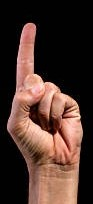
#> input picture 1.jpeg, 93 x 204 px, found by its file name
$ jupyter execute lastDIM.ipynb
#> lines starting #> are read from the running program, lines starting #| are printed output that depends on the picture; after the words box and inside, x2 and y2 are one past the last pixel; in counts of white or black regions, pixels touching at a corner belong together
# Our Data Set

[cell 1]
import numpy as np
import matplotlib.pyplot as plt
import matplotlib.image as mpimg
import cv2
import numpy as np
import math
from matplotlib import pyplot as plt
from PIL import Image
import numpy as np
import matplotlib.pyplot as plt
import matplotlib.image as mpimg
import cv2
import numpy as np
import math
import numpy as np
from PIL import Image, ImageOps
import matplotlib.pyplot as plt
#dataset

image1 = mpimg.imread("/1.jpeg")
#> image1 is the input picture: shape (204, 93, 3); mean R, G, B 78, 53.9, 45.9
image2 = mpimg.imread("/2.jpeg")
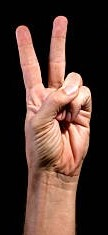
#> input picture 2.jpeg, 108 x 235 px, found by its file name
#> image2 is the input picture: shape (235, 108, 3); mean R, G, B 83.5, 59.3, 51.1
image3 = mpimg.imread("/3.jpeg")
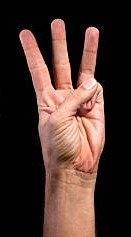
#> input picture 3.jpeg, 131 x 237 px, found by its file name
#> image3 is the input picture: shape (237, 131, 3); mean R, G, B 75.4, 52.7, 45.6
image4 = mpimg.imread("/4.jpeg")
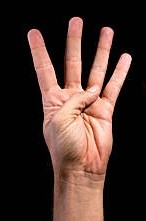
#> input picture 4.jpeg, 146 x 221 px, found by its file name
#> image4 is the input picture: shape (221, 146, 3); mean R, G, B 74, 52.5, 46
image5 = mpimg.imread("/5.jpeg")
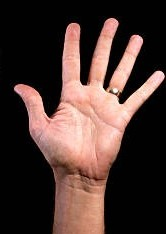
#> input picture 5.jpeg, 166 x 234 px, found by its file name
#> image5 is the input picture: shape (234, 166, 3); mean R, G, B 77.1, 56.3, 51
image6 = mpimg.imread("/live.jpg")
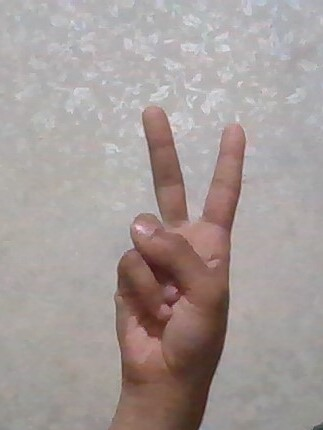
#> input picture live.jpg, 323 x 430 px, found by its file name
#> image6 is the input picture: shape (430, 323, 3); mean R, G, B 165.4, 155.7, 153.2


x_image=[image1,image2,image3,image4,image5,image6]

#some function will help us :)--

[cell 2]
import numpy as np
import matplotlib.pyplot as plt
import matplotlib.image as mpimg
import cv2
import numpy as np
import math
from matplotlib import pyplot as plt
from PIL import Image
import numpy as np
import matplotlib.pyplot as plt
import matplotlib.image as mpimg
import cv2
import numpy as np
import math
import numpy as np
from PIL import Image, ImageOps
import matplotlib.pyplot as plt

#some function will help us :)---------------------------------------------------------------------------------------------


#convert image to gray scale


def rgb_to_gray(img):
            grayImage = np.zeros(img.shape)
            R = np.array(img[:, :, 0])
            G = np.array(img[:, :, 1])
            B = np.array(img[:, :, 2])

            R = (R *.299)
            G = (G *.587)
            B = (B *.114)

            Avg = (R+G+B)
            grayImage = img.copy()

            for i in range(3):
               grayImage[:,:,i] = Avg

            return grayImage


#padding
def pad(img, kernel):
            r, c = img.shape
            kr, kc = kernel.shape
            padded = np.zeros((r + kr,c + kc), dtype=img.dtype)
            insert = np.uint((kr)/2)
            padded[insert: insert + r, insert: insert + c] = img
            return padded

def calculate_target_size(img_size: int, kernel_size: int) -> int:
            num_pixels = 0

            # From 0 up to img size (if img size = 224, then up to 223)
            for i in range(img_size):
                # Add the kernel size (let's say 3) to the current i
                added = i + kernel_size
                # It must be lower than the image size
                if added <= img_size:
                    # Increment if so
                    num_pixels += 1

            return num_pixels

  #to view the images
def plot_image(img: np.array):
        plt.figure(figsize=(6, 6))
        plt.imshow(img, cmap='gray');

def plot_three_images(img1: np.array, img2: np.array,img3: np.array):
        _, ax = plt.subplots(1, 2, 3, figsize=(12, 6))
        ax[0].imshow(img1, cmap='gray')
        ax[1].imshow(img2, cmap='gray');
        ax[2].imshow(img2, cmap='gray');

#-------------------------------------------------------------------------------------------------------------------------------

# The Functions We will Use In Canny

[cell 3]
##canny functions
#1 - gaussian mask
from matplotlib import pyplot as plt

from PIL import Image

def gaussianmask(size, sigma):
    size = int(size) // 2
    x, y = np.mgrid[-size:size+1, -size:size+1]
    normal = 1 / (2.0 * np.pi * sigma**2)
    g =  np.exp(-((x**2 + y**2) / (2.0*sigma**2))) * normal
    return g


#2- sobel mask
sobelX = np.array((
[-1, 0, 1],
[-2, 0, 2],
[-1, 0, 1]), dtype="int")
# construct the Sobel y-axis kernel
sobelY = np.array((
[-1, -2, -1],
[0, 0, 0],
[1, 2, 1]), dtype="int")


#3- perwitt mask

def prewitt(img):
    Kx = np.array([[1, 1, 1], [0, 0, 0], [-1,-1,-1]], np.float32)
    Ky = np.array([[-1, 0, 1], [-1, 0, 1], [-1, 0, 1]], np.float32)

    Ix = convolute1(img, Kx)
    Iy = convolute1(img, Ky)

    G = np.hypot(Ix, Iy)
    G = G / G.max() * 255
    theta = np.arctan2(Iy, Ix)

    return (G, theta)


#4- #convolute function which take 2 array one for image and another for filter

def convolute1(img: np.array, kernel: np.array) -> np.array:
    # Assuming a rectangular image
    tgt_size = calculate_target_size(
        img_size=img.shape[0],
        kernel_size=kernel.shape[0]
    )
    # To simplify things
    k = kernel.shape[0]

    # 2D array of zeros
    convolved_img = np.zeros(shape=(tgt_size, tgt_size))

    # Iterate over the rows
    for i in range(tgt_size):
        # Iterate over the columns
        for j in range(tgt_size):
            # img[i, j] = individual pixel value
            # Get the current matrix
            mat = img[i:i+k, j:j+k]

            # Apply the convolution - element-wise multiplication and summation of the result
            # Store the result to i-th row and j-th column of our convolved_img array
            convolved_img[i, j] = np.sum(np.multiply(mat, kernel))

    return convolved_img


#5- #  non maximam which return image

def non_maxima_suppression(img, D):
    M, N = img.shape
    Z = np.zeros((M,N), dtype=np.int32)
    angle = D * 180. / np.pi
    angle[angle < 0] += 180


    for i in range(1,M-1):
        for j in range(1,N-1):
            try:
                q = 255
                r = 255

               #angle 0
                if (0 <= angle[i,j] < 22.5) or (157.5 <= angle[i,j] <= 180):
                    q = img[i, j+1]
                    r = img[i, j-1]
                #angle 45
                elif (22.5 <= angle[i,j] < 67.5):
                    q = img[i+1, j-1]
                    r = img[i-1, j+1]
                #angle 90
                elif (67.5 <= angle[i,j] < 112.5):
                    q = img[i+1, j]
                    r = img[i-1, j]
                #angle 135
                elif (112.5 <= angle[i,j] < 157.5):
                    q = img[i-1, j-1]
                    r = img[i+1, j+1]

                if (img[i,j] >= q) and (img[i,j] >= r):
                    Z[i,j] = img[i,j]
                else:
                    Z[i,j] = 0

            except IndexError as e:
                pass

    return Z
#6- #double threshould
def double_threshold(img, lowThresholdRatio=0.05, highThresholdRatio=0.1):

    highThreshold = img.max() * highThresholdRatio;
    lowThreshold = highThreshold * lowThresholdRatio;

    M, N = img.shape
    res = np.zeros((M,N), dtype=np.int32)

    weak = np.int32(25)
    strong = np.int32(255)

    strong_i, strong_j = np.where(img >= highThreshold)
    zeros_i, zeros_j = np.where(img < lowThreshold)

    weak_i, weak_j = np.where((img <= highThreshold) & (img >= lowThreshold))

    res[strong_i, strong_j] = strong
    res[weak_i, weak_j] = weak

    return (res, weak, strong)


#7- edge linking #edgelinking

import numpy as np
import math

def edgeLink(M, Mag, Ori):
  # TODO: your code here
  M=np.squeeze(np.asarray(M))
  Mag=np.squeeze(np.asarray(Mag))
  Muse=M*Mag

  # Hysteresis thresholding
  # for weak edge
  threshold_low = 0.015 #TODO
  threshold_low = threshold_low * Muse.max()
  # for strong edge
  threshold_high = 0.115 #TODO
  threshold_high = threshold_high * Muse.max()

  #print(np.sum(Muse))
  #print(np.sum(threshold_low))
  #print(np.sum(threshold_high))

  if np.sum(Muse)<50000:
      threshold_low=0.01;
      threshold_high=0.02;
      threshold_low = threshold_low * Muse.max()
      threshold_high = threshold_high * Muse.max()
  elif np.sum(Muse)<250000 and np.sum(threshold_low)>2:
      threshold_low=0.02;
      threshold_high=0.04;
      threshold_low = threshold_low * Muse.max()
      threshold_high = threshold_high * Muse.max()
  elif np.sum(Muse)<550000 and np.sum(threshold_low)>2:
      threshold_low=0.015;
      threshold_high=0.06;
      threshold_low = threshold_low * Muse.max()
      threshold_high = threshold_high * Muse.max()

  '''
  (M1,M2,M3,M4,M5,M6)=np.split(Muse, [64,128,192,246,321])
  (M11,M12,M13,M14,M15,M16)=np.split(M1,[96,192,288,384,481],axis=1)
  (M21,M22,M23,M24,M25,M26)=np.split(M2,[96,192,288,384,481],axis=1)
  (M31,M32,M33,M34,M35,M36)=np.split(M3,[96,192,288,384,481],axis=1)
  (M41,M42,M43,M44,M45,M46)=np.split(M4,[96,192,288,384,481],axis=1)
  (M51,M52,M53,M54,M55,M56)=np.split(M5,[96,192,288,384,481],axis=1)
  M11=threshold*M11,max()
  M21=
  '''


  size = np.shape(Mag)
  E = np.zeros(size)
  #linked_edge = hysteresis_thresholding(threshold_low, threshold_high, linked_edge, ed
  #E= M
  is_weak = Muse>threshold_low
  is_strong = Muse>threshold_high

  for i in range(1, size[0]-1):
      for j in range(1, size[1]-1):
          if E[i,j]==0:
              if is_strong[i,j]:
                  E[i,j]=1
                  if Ori[i,j]==0:
                      if (is_weak[i+1,j]):
                          E[i+1,j]=1
                      if (is_weak[i-1,j]):
                          E[i-1,j]=1
                  elif Ori[i,j]>0 and Ori[i,j]<math.pi/4:
                      if (is_weak[i+1,j]):
                          E[i+1,j]=1
                      if (is_weak[i-1,j]):
                          E[i-1,j]=1
                      if (is_weak[i+1,j-1]):
                          E[i+1,j-1]=1
                      if  (is_weak[i-1,j+1]):
                          E[i-1,j+1]=1
                  elif Ori[i,j]==math.pi/4:
                      if (is_weak[i+1,j-1]):
                          E[i+1,j-1]=1
                      if  (is_weak[i-1,j+1]):
                          E[i-1,j+1]=1
                  elif Ori[i,j]>math.pi/4 and Ori[i,j]<math.pi/2:
                      if (is_weak[i+1,j-1]):
                          E[i+1,j-1]=1
                      if  (is_weak[i-1,j+1]):
                          E[i-1,j+1]=1
                      if  (is_weak[i,j+1]):
                          E[i,j+1]==1
                      if (is_weak[i,j-1]):
                          E[i,j-1]==1
                  elif Ori[i,j]==math.pi/2:
                      if  (is_weak[i,j+1]):
                          E[i,j+1]==1
                      if (is_weak[i,j-1]):
                          E[i,j-1]==1
                  elif Ori[i,j]>math.pi/2 and Ori[i,j]<math.pi*3/4:
                      if  (is_weak[i,j+1]):
                          E[i,j+1]==1
                      if (is_weak[i,j-1]):
                          E[i,j-1]==1
                      if (is_weak[i+1,j+1]):
                          E[i+1,j+1]=1
                      if (is_weak[i-1,j-1]):
                          E[i-1,j-1]=1
                  elif Ori[i,j]==math.pi*3/4:
                      if (is_weak[i+1,j+1]):
                          E[i+1,j+1]=1
                      if (is_weak[i-1,j-1]):
                          E[i-1,j-1]=1
                  elif Ori[i,j]>math.pi*3/4:
                      if (is_weak[i+1,j+1]):
                          E[i+1,j+1]=1
                      if (is_weak[i-1,j-1]):
                          E[i-1,j-1]=1
                      if (is_weak[i+1,j]):
                          E[i+1,j]=1
                      if (is_weak[i-1,j]):
                          E[i-1,j]=1

  return E

# Chain Code Method

[cell 4]
# Python3 code for generating 8-neighbourhood chain
# code for a 2-D line

codeList = [5, 6, 7, 4, -1, 0, 3, 2, 1]

# This function generates the chaincode
# for transition between two neighbour points
def getChainCode(x1, y1, x2, y2):
    dx = x2 - x1
    dy = y2 - y1
    hashKey = 3 * dy + dx + 4
    return codeList[hashKey]

'''This function generates the list of
chaincodes for given list of points'''
def generateChainCode(ListOfPoints):
    chainCode = []
    for i in range(len(ListOfPoints) - 1):
        a = ListOfPoints[i]
        b = ListOfPoints[i + 1]
        chainCode.append(getChainCode(a[0], a[1], b[0], b[1]))
    return chainCode


'''This function generates the list of points for
a straight line using Bresenham's Algorithm'''
def Bresenham2D(x1, y1, x2, y2):
    ListOfPoints = []
    ListOfPoints.append([x1, y1])
    xdif = x2 - x1
    ydif = y2 - y1
    dx = abs(xdif)
    dy = abs(ydif)
    if(xdif > 0):
        xs = 1
    else:
        xs = -1
    if (ydif > 0):
        ys = 1
    else:
        ys = -1
    if (dx > dy):

        # Driving axis is the X-axis
        p = 2 * dy - dx
        while (x1 != x2):
            x1 += xs
            if (p >= 0):
                y1 += ys
                p -= 2 * dx
            p += 2 * dy
            ListOfPoints.append([x1, y1])
    else:

        # Driving axis is the Y-axis
        p = 2 * dx-dy
        while(y1 != y2):
            y1 += ys
            if (p >= 0):
                x1 += xs
                p -= 2 * dy
            p += 2 * dx
            ListOfPoints.append([x1, y1])
    return ListOfPoints

def DriverFunction():
    (x1, y1) = (-9, -3)
    (x2, y2) = (10, 1)
    ListOfPoints = Bresenham2D(x1, y1, x2, y2)
    chainCode = generateChainCode(ListOfPoints)
    chainCodeString = "".join(str(e) for e in chainCode)
    print ('Chain code for the straight line from', (x1, y1),
            'to', (x2, y2), 'is', chainCodeString)

DriverFunction()

# Canny Function

[cell 5]
def canny(img):
    img2 = cv2.resize(img, dsize=(244, 244), interpolation=cv2.INTER_CUBIC)
    gray=rgb_to_gray(img2)

    imgarr=np.array(gray)
    g =gaussianmask(3, 0.5)
    convoluted_image=convolute1(imgarr,g)
    #plot_image(convoluted_image)
    (x1,y1)=prewitt(convoluted_image)
    #plot_image(img2)
    non_image=non_maxima_suppression(x1,y1)
    #plot_image(non_image)
    (imgdouble1,weak,strong)=double_threshold(non_image)
    #plot_image(imgdouble)
    edgimg=edgeLink(imgdouble1,x1,y1)

    fig = plt.figure(figsize=(15, 15))

    # setting values to rows and column variables
    rows = 1
    columns = 4

    # Adds a subplot at the 1st position
    fig.add_subplot(rows, columns, 1)

    # showing image
    plt.imshow(img2)
    plt.axis('off')
    plt.title("Original")

    # Adds a subplot at the 2nd position
    fig.add_subplot(rows, columns, 2)

    # showing image
    plt.imshow(gray)
    plt.axis('off')
    plt.title("Gray")

    # Adds a subplot at the 3rd position
    fig.add_subplot(rows, columns, 3)

    # showing image
    plt.imshow(x1, cmap='gray');
    plt.axis('off')
    plt.title("Perwitt Mask")
     # Adds a subplot at the 3rd position
    fig.add_subplot(rows, columns, 4)

    # showing image
    plt.imshow(edgimg, cmap='gray');
    plt.axis('off')
    plt.title("Edge Extraction")

# one image to test all the functions

[cell 6]
#test image
origi= mpimg.imread("/5.jpg")
origi2 = cv2.resize(origi, dsize=(244, 244), interpolation=cv2.INTER_CUBIC)
gray2=rgb_to_gray(origi2)

imgarr2=np.array(  gray2)
g =gaussianmask(3, 0.5)
convoluted_image1=convolute1( imgarr2,g)
#plot_image(convoluted_image)
(x12,y12)=prewitt(convoluted_image1)
#> after the loop in convolute1 (call 3), `for i in range(tgt_size):`:
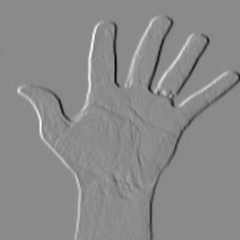
#> convolved_img: shape (240, 240) float64; min -1905.4, max 1600.4, mean 0.2; drawn with min black and max white
#plot_image(img2)
non_image2=non_maxima_suppression(x12,y12)
#> after the loop in non_maxima_suppression, `for i in range(1,M-1):`:
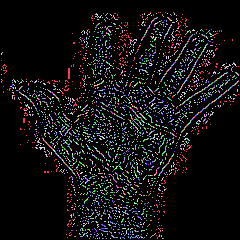
#> Z: shape (240, 240) int32; 214 distinct labels, from 0 to 255; one colour per label, 0 black
#plot_image(non_image)
(imgdouble12,weak1,strong1)=double_threshold(non_image2)
#> in double_threshold, `highThreshold = img.max() * highThresholdRatio;`: highThreshold = 25.5
#> in double_threshold, `lowThreshold = highThreshold * lowThresholdRatio;`: lowThreshold = 1.28
#> in double_threshold, `strong_i, strong_j = np.where(img >= highThreshold)`: strong_i = 1405 values from 15 to 237; strong_j = 1405 values, max 238 at index 312, min 17 at index 496, mean 135.7
#> in double_threshold, `weak_i, weak_j = np.where((img <= highThreshold) & (img >= lowThreshol..`: weak_i = 3917 values from 13 to 238; weak_j = 3917 values, max 238 at index 1022, min 1 at index 446, mean 123.6
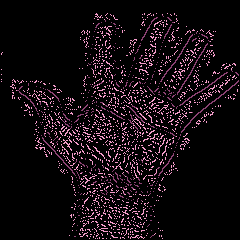
#> imgdouble12: shape (240, 240) int32; 3 distinct labels, from 0 to 255; one colour per label, 0 black
#> weak1 = 25; strong1 = 255
#plot_image(imgdouble)
edgimg2=edgeLink(imgdouble12,x12,y12)
#> in edgeLink, `threshold_low = threshold_low * Muse.max()`: threshold_low = 975.4
#> in edgeLink, `threshold_high = threshold_high * Muse.max()`: threshold_high = 7477.9
#> in edgeLink, `is_weak = Muse>threshold_low`: is_weak: shape (240, 240) bool; 2.4% white in thin lines or dots, all inside (x1, y1, x2, y2) = (17, 15, 239, 238)
fig = plt.figure(figsize=(20, 70))

rows = 8
columns = 3

    # Adds a subplot at the 1st position
fig.add_subplot(rows, columns, 1)
plt.imshow(origi, cmap='gray');
plt.axis('off')
plt.title("Original Test")
fig.add_subplot(rows, columns, 2)
plt.imshow(origi2, cmap='gray');
plt.axis('on')
plt.title("Original Test after resizing")
fig.add_subplot(rows, columns, 3)
plt.imshow( gray2, cmap='gray');
plt.axis('off')
plt.title("gray test")
fig.add_subplot(rows, columns, 4)
plt.imshow( convoluted_image1, cmap='gray');
plt.axis('off')
plt.title("Test after apply Gaussian")
fig.add_subplot(rows, columns, 5)
plt.imshow( x12, cmap='gray');
plt.axis('off')
plt.title("Test after apply Perwitt")
fig.add_subplot(rows, columns, 6)
plt.imshow(non_image2, cmap='gray');
plt.axis('off')
plt.title("Test after apply non_maxima")
fig.add_subplot(rows, columns, 7)
plt.imshow(imgdouble12, cmap='gray');
plt.axis('off')
plt.title("Test after apply Double Threshold")
fig.add_subplot(rows, columns, 8)
plt.imshow(edgimg2, cmap='gray');
plt.axis('off')
plt.title("Test after apply Edge Linking the End of Canny")

[cell 7]
for x in x_image:
    canny(x)
#> this loop made 6 passes
#> pass 1, in rgb_to_gray (call 2), `B = np.array(img[:, :, 2])`:
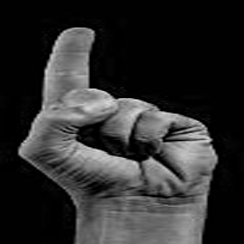
#> B: shape (244, 244); min 0, max 219, mean 46
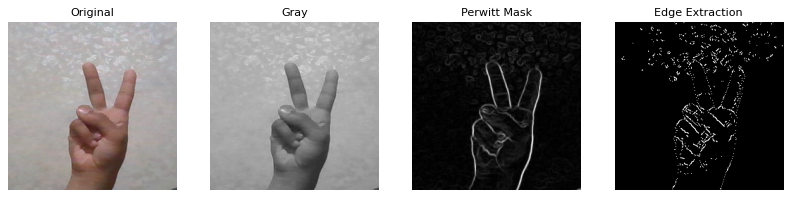
#> figure drawn by matplotlib, 4 panels
